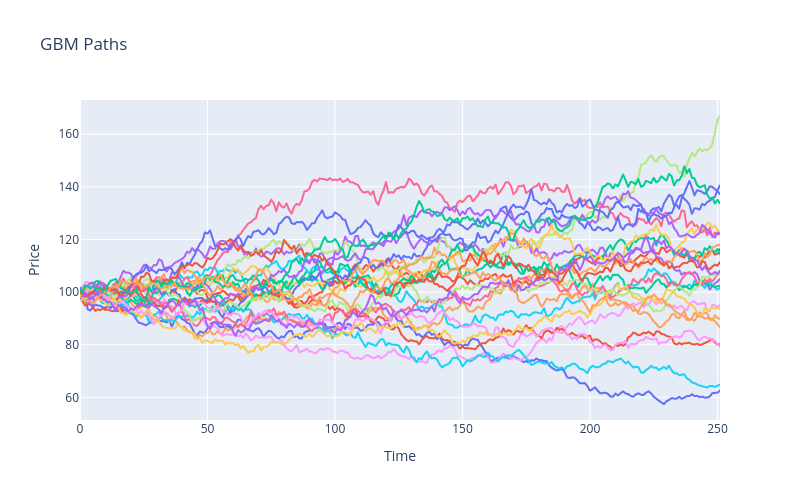
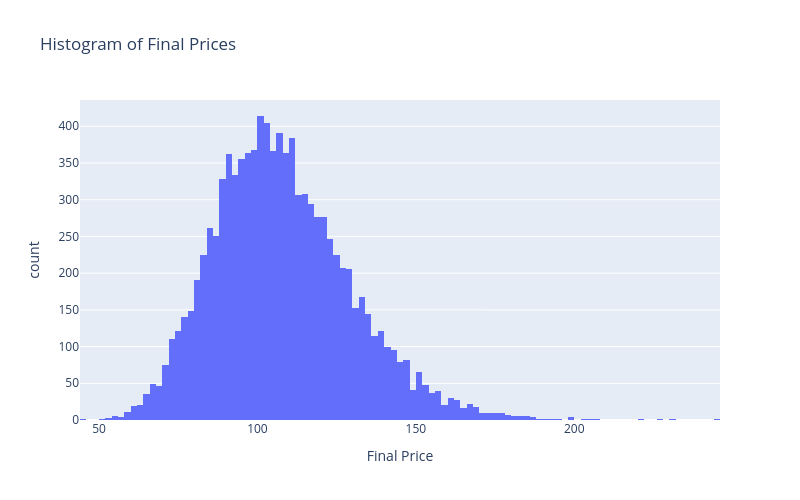

These figures' notebook cell, in order:
### Code cell
# plot paths
fig = px.line(df_paths.iloc[:, :25], title="GBM Paths")
# rename axes
fig.update_yaxes(title_text="Price")
fig.update_layout(showlegend=False)
fig.update_xaxes(title_text="Time")
fig.show()

# plot histogram of final prices
fig = px.histogram(paths[:,-1], title="Histogram of Final Prices")
fig.update_xaxes(title_text="Final Price")
fig.update_layout(showlegend=False)
fig.show()

### Figure 1 — Plotly figure (JSON) as saved in the notebook; plotly's stock layout.template omitted (floating-point values rounded to 4 significant figures; data arrays with more than 128 entries replaced by an {"elided": "..."} marker saying what was removed)
{"data": [{"hovertemplate": "variable=0<br>index=%{x}<br>value=%{y}<extra></extra>", "legendgroup": "0", "line": {"color": "#636efa", "dash": "solid"}, "marker": {"symbol": "circle"}, "mode": "lines", "name": "0", "showlegend": true, "type": "scattergl", "x": {"elided": "252 int values"}, "xaxis": "x", "y": {"elided": "252 float values"}, "yaxis": "y"}, {"hovertemplate": "variable=1<br>index=%{x}<br>value=%{y}<extra></extra>", "legendgroup": "1", "line": {"color": "#EF553B", "dash": "solid"}, "marker": {"symbol": "circle"}, "mode": "lines", "name": "1", "showlegend": true, "type": "scattergl", "x": {"elided": "252 int values"}, "xaxis": "x", "y": {"elided": "252 float values"}, "yaxis": "y"}, {"hovertemplate": "variable=2<br>index=%{x}<br>value=%{y}<extra></extra>", "legendgroup": "2", "line": {"color": "#00cc96", "dash": "solid"}, "marker": {"symbol": "circle"}, "mode": "lines", "name": "2", "showlegend": true, "type": "scattergl", "x": {"elided": "252 int values"}, "xaxis": "x", "y": {"elided": "252 float values"}, "yaxis": "y"}, {"hovertemplate": "variable=3<br>index=%{x}<br>value=%{y}<extra></extra>", "legendgroup": "3", "line": {"color": "#ab63fa", "dash": "solid"}, "marker": {"symbol": "circle"}, "mode": "lines", "name": "3", "showlegend": true, "type": "scattergl", "x": {"elided": "252 int values"}, "xaxis": "x", "y": {"elided": "252 float values"}, "yaxis": "y"}, {"hovertemplate": "variable=4<br>index=%{x}<br>value=%{y}<extra></extra>", "legendgroup": "4", "line": {"color": "#FFA15A", "dash": "solid"}, "marker": {"symbol": "circle"}, "mode": "lines", "name": "4", "showlegend": true, "type": "scattergl", "x": {"elided": "252 int values"}, "xaxis": "x", "y": {"elided": "252 float values"}, "yaxis": "y"}, {"hovertemplate": "variable=5<br>index=%{x}<br>value=%{y}<extra></extra>", "legendgroup": "5", "line": {"color": "#19d3f3", "dash": "solid"}, "marker": {"symbol": "circle"}, "mode": "lines", "name": "5", "showlegend": true, "type": "scattergl", "x": {"elided": "252 int values"}, "xaxis": "x", "y": {"elided": "252 float values"}, "yaxis": "y"}, {"hovertemplate": "variable=6<br>index=%{x}<br>value=%{y}<extra></extra>", "legendgroup": "6", "line": {"color": "#FF6692", "dash": "solid"}, "marker": {"symbol": "circle"}, "mode": "lines", "name": "6", "showlegend": true, "type": "scattergl", "x": {"elided": "252 int values"}, "xaxis": "x", "y": {"elided": "252 float values"}, "yaxis": "y"}, {"hovertemplate": "variable=7<br>index=%{x}<br>value=%{y}<extra></extra>", "legendgroup": "7", "line": {"color": "#B6E880", "dash": "solid"}, "marker": {"symbol": "circle"}, "mode": "lines", "name": "7", "showlegend": true, "type": "scattergl", "x": {"elided": "252 int values"}, "xaxis": "x", "y": {"elided": "252 float values"}, "yaxis": "y"}, {"hovertemplate": "variable=8<br>index=%{x}<br>value=%{y}<extra></extra>", "legendgroup": "8", "line": {"color": "#FF97FF", "dash": "solid"}, "marker": {"symbol": "circle"}, "mode": "lines", "name": "8", "showlegend": true, "type": "scattergl", "x": {"elided": "252 int values"}, "xaxis": "x", "y": {"elided": "252 float values"}, "yaxis": "y"}, {"hovertemplate": "variable=9<br>index=%{x}<br>value=%{y}<extra></extra>", "legendgroup": "9", "line": {"color": "#FECB52", "dash": "solid"}, "marker": {"symbol": "circle"}, "mode": "lines", "name": "9", "showlegend": true, "type": "scattergl", "x": {"elided": "252 int values"}, "xaxis": "x", "y": {"elided": "252 float values"}, "yaxis": "y"}, {"hovertemplate": "variable=10<br>index=%{x}<br>value=%{y}<extra></extra>", "legendgroup": "10", "line": {"color": "#636efa", "dash": "solid"}, "marker": {"symbol": "circle"}, "mode": "lines", "name": "10", "showlegend": true, "type": "scattergl", "x": {"elided": "252 int values"}, "xaxis": "x", "y": {"elided": "252 float values"}, "yaxis": "y"}, {"hovertemplate": "variable=11<br>index=%{x}<br>value=%{y}<extra></extra>", "legendgroup": "11", "line": {"color": "#EF553B", "dash": "solid"}, "marker": {"symbol": "circle"}, "mode": "lines", "name": "11", "showlegend": true, "type": "scattergl", "x": {"elided": "252 int values"}, "xaxis": "x", "y": {"elided": "252 float values"}, "yaxis": "y"}, {"hovertemplate": "variable=12<br>index=%{x}<br>value=%{y}<extra></extra>", "legendgroup": "12", "line": {"color": "#00cc96", "dash": "solid"}, "marker": {"symbol": "circle"}, "mode": "lines", "name": "12", "showlegend": true, "type": "scattergl", "x": {"elided": "252 int values"}, "xaxis": "x", "y": {"elided": "252 float values"}, "yaxis": "y"}, {"hovertemplate": "variable=13<br>index=%{x}<br>value=%{y}<extra></extra>", "legendgroup": "13", "line": {"color": "#ab63fa", "dash": "solid"}, "marker": {"symbol": "circle"}, "mode": "lines", "name": "13", "showlegend": true, "type": "scattergl", "x": {"elided": "252 int values"}, "xaxis": "x", "y": {"elided": "252 float values"}, "yaxis": "y"}, {"hovertemplate": "variable=14<br>index=%{x}<br>value=%{y}<extra></extra>", "legendgroup": "14", "line": {"color": "#FFA15A", "dash": "solid"}, "marker": {"symbol": "circle"}, "mode": "lines", "name": "14", "showlegend": true, "type": "scattergl", "x": {"elided": "252 int values"}, "xaxis": "x", "y": {"elided": "252 float values"}, "yaxis": "y"}, {"hovertemplate": "variable=15<br>index=%{x}<br>value=%{y}<extra></extra>", "legendgroup": "15", "line": {"color": "#19d3f3", "dash": "solid"}, "marker": {"symbol": "circle"}, "mode": "lines", "name": "15", "showlegend": true, "type": "scattergl", "x": {"elided": "252 int values"}, "xaxis": "x", "y": {"elided": "252 float values"}, "yaxis": "y"}, {"hovertemplate": "variable=16<br>index=%{x}<br>value=%{y}<extra></extra>", "legendgroup": "16", "line": {"color": "#FF6692", "dash": "solid"}, "marker": {"symbol": "circle"}, "mode": "lines", "name": "16", "showlegend": true, "type": "scattergl", "x": {"elided": "252 int values"}, "xaxis": "x", "y": {"elided": "252 float values"}, "yaxis": "y"}, {"hovertemplate": "variable=17<br>index=%{x}<br>value=%{y}<extra></extra>", "legendgroup": "17", "line": {"color": "#B6E880", "dash": "solid"}, "marker": {"symbol": "circle"}, "mode": "lines", "name": "17", "showlegend": true, "type": "scattergl", "x": {"elided": "252 int values"}, "xaxis": "x", "y": {"elided": "252 float values"}, "yaxis": "y"}, {"hovertemplate": "variable=18<br>index=%{x}<br>value=%{y}<extra></extra>", "legendgroup": "18", "line": {"color": "#FF97FF", "dash": "solid"}, "marker": {"symbol": "circle"}, "mode": "lines", "name": "18", "showlegend": true, "type": "scattergl", "x": {"elided": "252 int values"}, "xaxis": "x", "y": {"elided": "252 float values"}, "yaxis": "y"}, {"hovertemplate": "variable=19<br>index=%{x}<br>value=%{y}<extra></extra>", "legendgroup": "19", "line": {"color": "#FECB52", "dash": "solid"}, "marker": {"symbol": "circle"}, "mode": "lines", "name": "19", "showlegend": true, "type": "scattergl", "x": {"elided": "252 int values"}, "xaxis": "x", "y": {"elided": "252 float values"}, "yaxis": "y"}, {"hovertemplate": "variable=20<br>index=%{x}<br>value=%{y}<extra></extra>", "legendgroup": "20", "line": {"color": "#636efa", "dash": "solid"}, "marker": {"symbol": "circle"}, "mode": "lines", "name": "20", "showlegend": true, "type": "scattergl", "x": {"elided": "252 int values"}, "xaxis": "x", "y": {"elided": "252 float values"}, "yaxis": "y"}, {"hovertemplate": "variable=21<br>index=%{x}<br>value=%{y}<extra></extra>", "legendgroup": "21", "line": {"color": "#EF553B", "dash": "solid"}, "marker": {"symbol": "circle"}, "mode": "lines", "name": "21", "showlegend": true, "type": "scattergl", "x": {"elided": "252 int values"}, "xaxis": "x", "y": {"elided": "252 float values"}, "yaxis": "y"}, {"hovertemplate": "variable=22<br>index=%{x}<br>value=%{y}<extra></extra>", "legendgroup": "22", "line": {"color": "#00cc96", "dash": "solid"}, "marker": {"symbol": "circle"}, "mode": "lines", "name": "22", "showlegend": true, "type": "scattergl", "x": {"elided": "252 int values"}, "xaxis": "x", "y": {"elided": "252 float values"}, "yaxis": "y"}, {"hovertemplate": "variable=23<br>index=%{x}<br>value=%{y}<extra></extra>", "legendgroup": "23", "line": {"color": "#ab63fa", "dash": "solid"}, "marker": {"symbol": "circle"}, "mode": "lines", "name": "23", "showlegend": true, "type": "scattergl", "x": {"elided": "252 int values"}, "xaxis": "x", "y": {"elided": "252 float values"}, "yaxis": "y"}, {"hovertemplate": "variable=24<br>index=%{x}<br>value=%{y}<extra></extra>", "legendgroup": "24", "line": {"color": "#FFA15A", "dash": "solid"}, "marker": {"symbol": "circle"}, "mode": "lines", "name": "24", "showlegend": true, "type": "scattergl", "x": {"elided": "252 int values"}, "xaxis": "x", "y": {"elided": "252 float values"}, "yaxis": "y"}], "layout": {"height": 500, "legend": {"title": {"text": "variable"}, "tracegroupgap": 0}, "showlegend": false, "title": {"text": "GBM Paths"}, "width": 800, "xaxis": {"anchor": "y", "domain": [0, 1], "title": {"text": "Time"}}, "yaxis": {"anchor": "x", "domain": [0, 1], "title": {"text": "Price"}}}}

### Figure 2 — Plotly figure (JSON) as saved in the notebook; plotly's stock layout.template omitted (floating-point values rounded to 4 significant figures; data arrays with more than 128 entries replaced by an {"elided": "..."} marker saying what was removed)
{"data": [{"bingroup": "x", "hovertemplate": "variable=0<br>value=%{x}<br>count=%{y}<extra></extra>", "legendgroup": "0", "marker": {"color": "#636efa", "pattern": {"shape": ""}}, "name": "0", "orientation": "v", "showlegend": true, "type": "histogram", "x": {"elided": "10000 float values"}, "xaxis": "x", "yaxis": "y"}], "layout": {"barmode": "relative", "height": 500, "legend": {"title": {"text": "variable"}, "tracegroupgap": 0}, "showlegend": false, "title": {"text": "Histogram of Final Prices"}, "width": 800, "xaxis": {"anchor": "y", "domain": [0, 1], "title": {"text": "Final Price"}}, "yaxis": {"anchor": "x", "domain": [0, 1], "title": {"text": "count"}}}}
